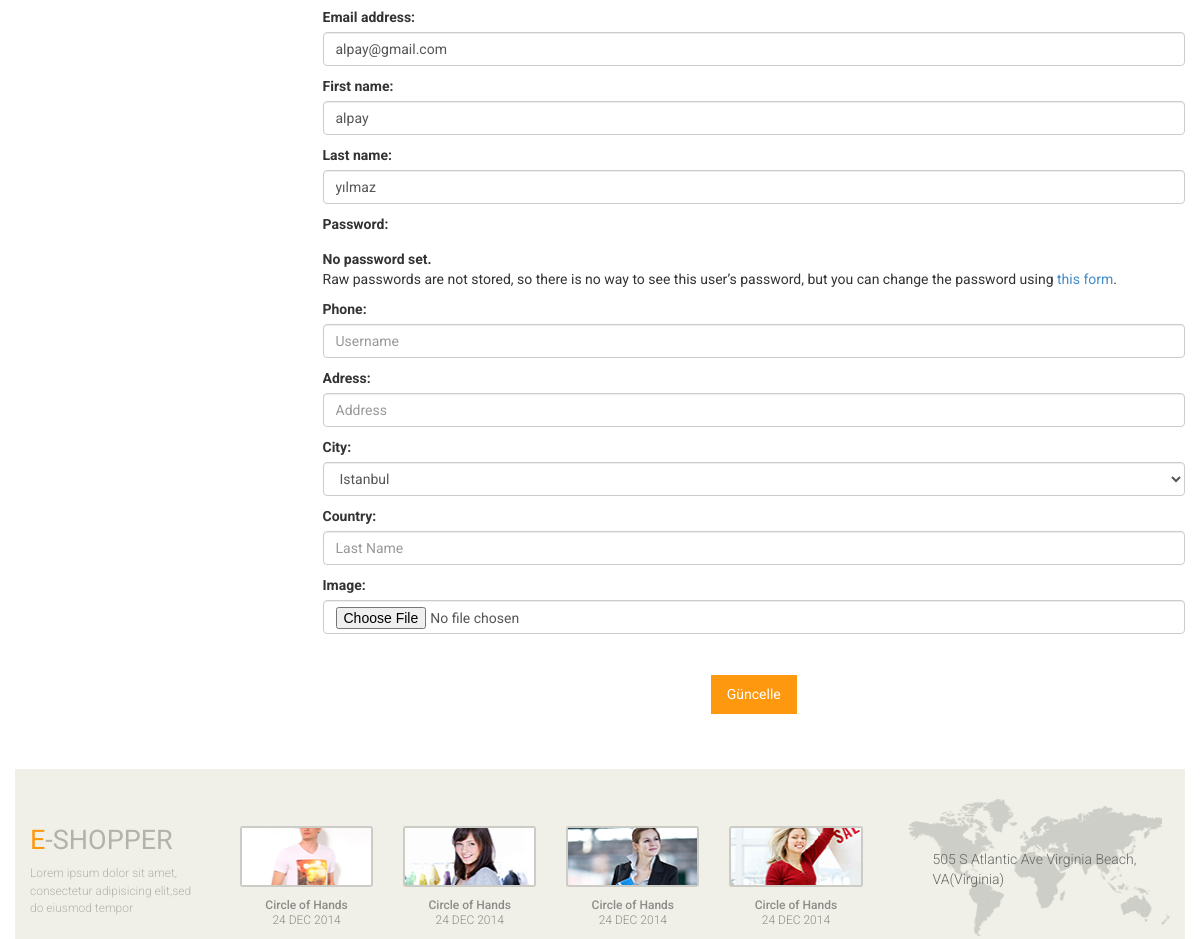
/user/update (signed in, middle part), run on an earlier commit of the app's database.
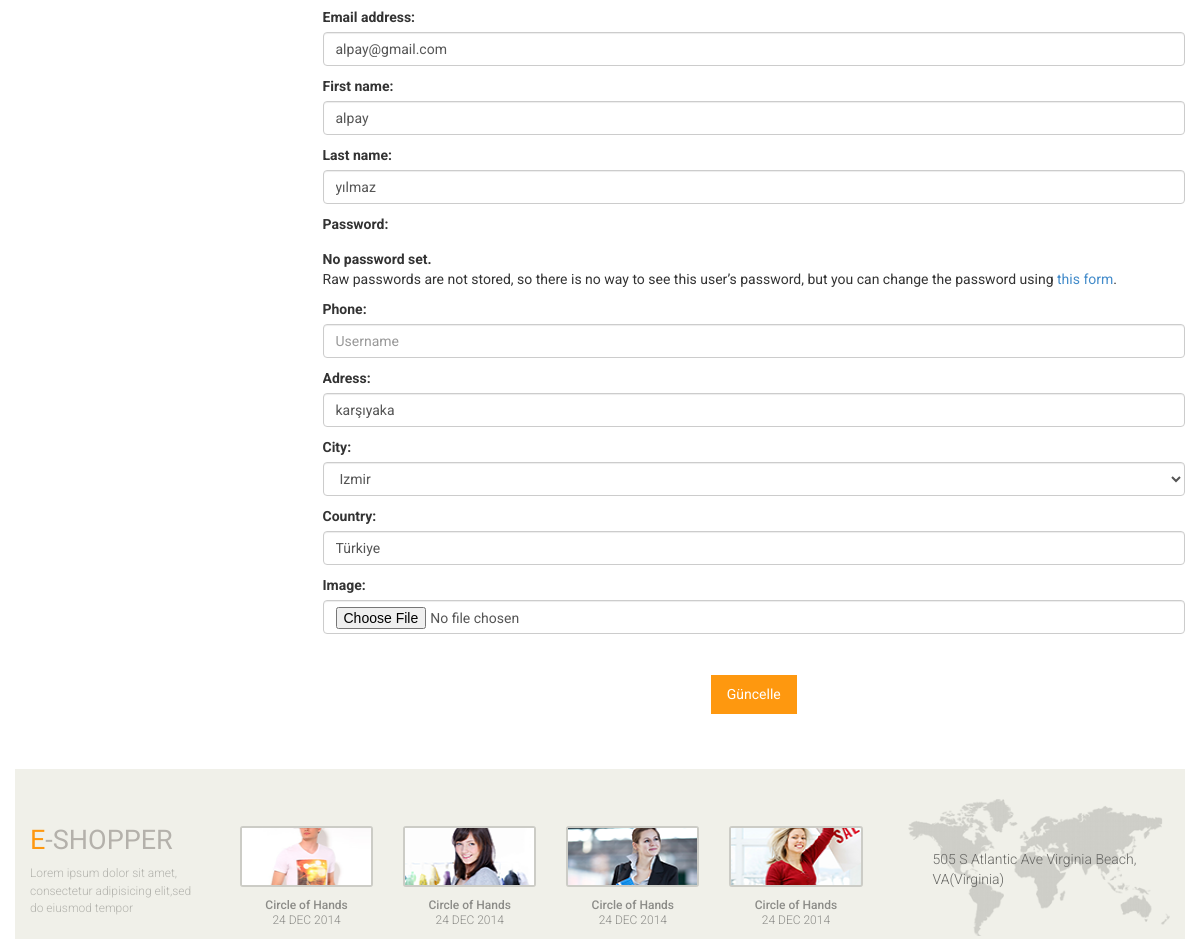
And on a later commit of the database.
### home/models.py (models this page shows, shortened)
class UserProfile(models.Model):
    user = models.OneToOneField(User, on_delete=models.CASCADE)
    phone = models.CharField(blank=True, max_length=20)
    adress = models.CharField(blank=True, max_length=120)
    city = models.CharField(blank=True, max_length=20)
    country = models.CharField(blank=True, max_length=20)
    image = models.ImageField(blank=True, upload_to='images/users/')
    def image_tag(self):
        if self.image:
            return mark_safe('<img src="%s" style="width: 45px; height:45px;" />' % self.image.url)
        else:
            return 'No Image Found'
    image_tag.short_description = 'Image'

### user/views.py (the view)
# urls.py: path('update', views.user_update, name='user_update'),
def user_update(request):
    if request.method == 'POST':
        user_form = UserUpdateForm(request.POST, instance=request.user)
        profile_form = ProfileUpdateForm(request.POST, request.FILES, instance=request.user.userprofile)
        if user_form.is_valid() and profile_form.is_valid():
            user_form.save()
            profile_form.save()
            messages.success(request, 'Profiliniz başarıyla güncellendi!')
            return redirect('/user')
    else:
        category = Category.objects.all()
        current_user = request.user
        profile = UserProfile.objects.get(user_id=current_user.id)
        user_form = UserUpdateForm(instance=request.user)
        profile_form = ProfileUpdateForm(instance=request.user.userprofile)
        context = {
            'category': category,
            'user_form': user_form,
            'profile': profile,
            'profile_form': profile_form
        }
        return render(request, 'user_update.html', context)

### user/forms.py
class UserUpdateForm(UserChangeForm):
    class Meta:
        model = User
        fields = ('username', 'email', 'first_name', 'last_name')
        widgets = {
            'username': TextInput(attrs={'class': 'form-control', 'placeholder': 'Username'}),
            'email': EmailInput(attrs={'class': 'form-control', 'placeholder': 'E-mail'}),
            'first_name': TextInput(attrs={'class': 'form-control', 'placeholder': 'First Name'}),
            'last_name': TextInput(attrs={'class': 'form-control', 'placeholder': 'Last Name'}),
        }

class ProfileUpdateForm(forms.ModelForm):
    class Meta:
        model = UserProfile
        fields = ('phone', "adress", 'city', 'country', 'image')
        widgets = {
            'phone': TextInput(attrs={'class': 'form-control', 'placeholder': 'Username'}),
            'adress': TextInput(attrs={'class': 'form-control', 'placeholder': 'Address'}),
            'city': Select(attrs={'class': 'form-control', 'placeholder': 'Şehir'}, choices=CITY),
            'country': TextInput(attrs={'class': 'form-control', 'placeholder': 'Last Name'}),
            'image': FileInput(attrs={'class': 'form-control', 'placeholder': 'image'}),
        }

### user/templates/user_update.html (shortened to what this page needs)
{% extends "homebase.html" %}
{% block body %}
    <section>
        <div class="container">
            <div class="row">
                <section id="cart_items">
                    <div class="col-sm-9 padding-right">
                        <div class="product-details">
                            <form method="POST" enctype="multipart/form-data">
                                <fieldset class="form-group">
                                    {{ user_form.as_p }}
                                    {{ profile_form.as_p }}
                                </fieldset>
                                <div class="form-group" style="text-align: center;">
                                    <button class="btn btn-lg btn-primary"
                                            style="font-size: 14px;text-align: center;" type="submit">Güncelle
                                    </button>
                                </div>
                            </form>
                        </div>
                    </div>
                </section>
            </div>
        </div>
    </section>
{% endblock %}

What changed in the data, as far as the page shows it:
now on this page (row edited): UserProfile: adress "karşıyaka", city "Izmir", country "Türkiye"
Also different on the page:
form field city: "Istanbul" → (not shown)
